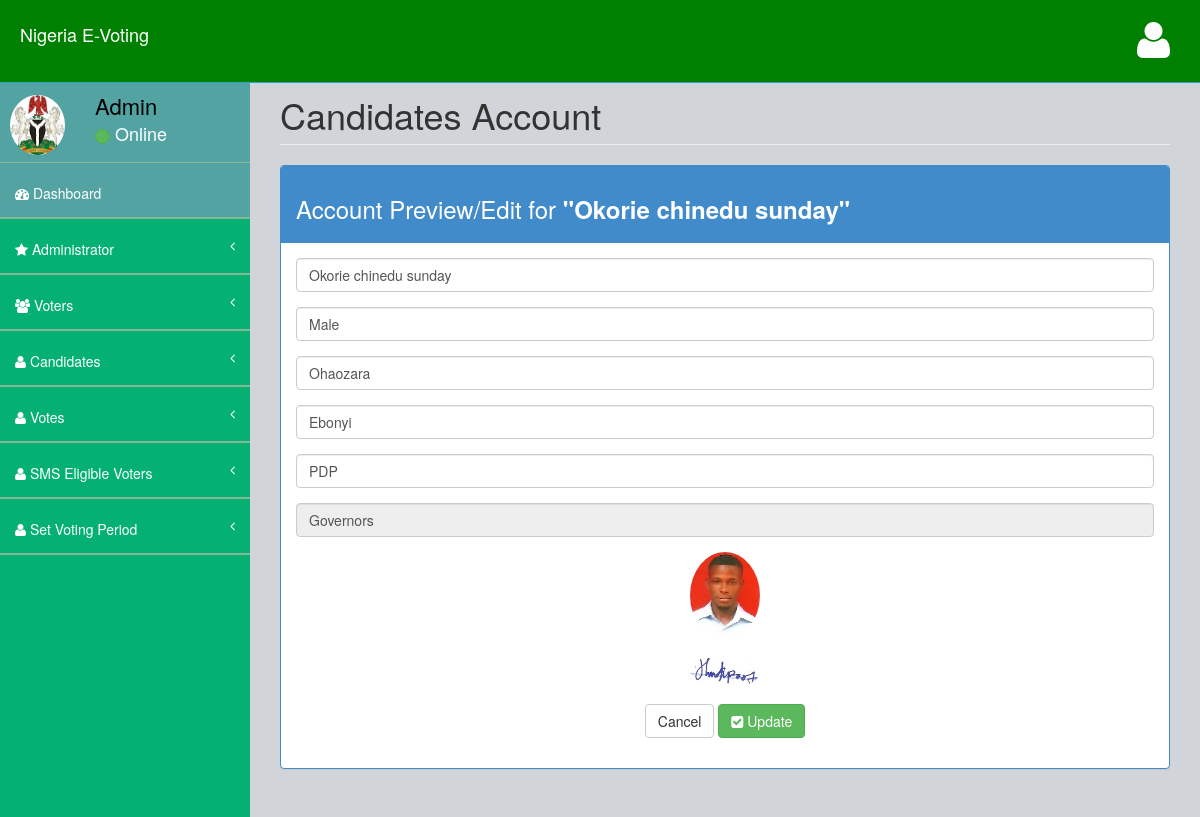
Screenshot of /admin/candidate_preview.php?id=8 with the database file from the repository.
### tables this page shows
CREATE TABLE `candidate` (
  `id` int(254) NOT NULL,
  `fullname` varchar(200) NOT NULL,
  `gender` varchar(100) NOT NULL,
  `lga` varchar(100) NOT NULL,
  `state_of_origin` varchar(50) NOT NULL,
  `party` varchar(50) NOT NULL,
  `post` varchar(50) NOT NULL,
  `passport` varchar(100) NOT NULL,
  `party_logo` varchar(100) NOT NULL,
  `vote` int(11) NOT NULL
);

### admin/candidate_preview.php (the view, shortened to what this page needs)
<?php
include 'inc/header.php';
include 'inc/sidebar.php';
$id = $_GET['id'];
$fetch = mysql_query("SELECT * FROM candidate WHERE id = '$id'");
$row = mysql_fetch_array($fetch);
?>
<div id="page-wrapper">
	<div class="row">
		<div class="col-md-12 col-sm-12 col-xs-12">
			<h1 class="page-header">Candidates Account</h1>
		</div>
	</div>
	<div class="row">
		<div class="col-md-12">
			<div class="panel panel-primary">
				<div class="panel-heading">
					<h3>Account Preview/Edit for <b>"<?php echo $row['fullname'] ?>"</b></h3>
				</div>
				<div class="panel-body">
					<form method="post" action="#">
						<div class="form-group">
		         	<input type="text" name="fullname" class="form-control" placeholder="Candidate's Fullname" value="<?php echo $row['fullname'] ?>">
		         </div>
		         <div class="form-group">
		         	<input type="text" name="gender" class="form-control" placeholder="State of Origin" value="<?php echo $row['gender'] ?>">
		         </div>
		         <div class="form-group">
		         	<input type="text" name="lga" class="form-control" placeholder="Level" value="<?php echo $row['lga'] ?>">
		         </div>
		         <div class="form-group">
		         	<input type="text" name="state_of_origin" class="form-control" placeholder="Staff Number" value="<?php echo $row['state_of_origin']?>">
		         </div>
		         <div class="form-group">
		         	<input type="text" name="party" class="form-control" placeholder="LGA" value="<?php echo $row['party'] ?>">
		         </div>
		         <div class="form-group">
		         	<input type="text" name="post" class="form-control" placeholder="Post" value="<?php echo $row['post'] ?>" readonly>
		         </div>
		         <div class="form-group">
		         	<center><img src="uploads/<?php echo $row['passport']?>" class="img-responsive img-circle" width="70" height="70"></center>
		         </div>
				 <div class="form-group">
		         	<center><img src="party_logos/<?php echo $row['party_logo']?>" class="img-responsive img-circle" width="70" height="70"></center>
		         </div>
			      <center><div class="form-group">
			            <a href="candidates.php" class="btn btn-default btn-simple">Cancel</a>
			            <button name="update" class="btn btn-success btn-simple"><i class="fa fa-check-square"></i> Update</button>
			      </div></center>
		      </div>
				</div>
			</div>
		</div>
	</div>
<?php
include 'inc/footer.php';
?>

### admin/inc/header.php (shortened to what this page needs)
<!DOCTYPE html>
<html>
<head>
    <link href="assets/plugins/bootstrap/bootstrap.css" rel="stylesheet" />
    <link href="assets/font-awesome/css/font-awesome.css" rel="stylesheet" />
    <link href="assets/plugins/pace/pace-theme-big-counter.css" rel="stylesheet" />
    <link href="assets/css/style.css" rel="stylesheet" />
    <link href="assets/css/main-style.css" rel="stylesheet" />
    <link href="assets/css/main-style.css" rel="stylesheet" />
    <link href="assets/css/main-style1.css" rel="stylesheet" />
    <link href="assets/plugins/morris/morris-0.4.3.min.css" rel="stylesheet" />
   </head>
<body>
    <div id="wrapper">
        <nav class="navbar navbar-default bg-color navbar-fixed-top" role="navigation" id="navbar">
            <div class="navbar-header">
                <a class="navbar-brand" href="index.php">
                    <h4 class="white">Nigeria E-Voting </h4>
                </a>
            </div>
            <ul class="nav navbar-top-links navbar-right">
                <li class="dropdown">
                    <a class="dropdown-toggle" data-toggle="dropdown" href="#">
                        <i class="fa fa-user fa-3x"></i>
                    </a>
                </li>
            </ul>
        </nav>

### admin/inc/sidebar.php (shortened to what this page needs)
<nav class="navbar-default navbar-static-side" role="navigation">
    <div class="sidebar-collapse">
        <ul class="nav" id="side-menu">
            <li>
                <div class="user-section">
                    <div class="user-section-inner">
                        <img src="assets/img/coatofarms.jpg" alt="coat of arms" class="img-circle img-responsive">
                    </div>
                    <div class="user-info">
                        <div>Admin</div>
                        <div class="user-text-online">
                            <span class="user-circle-online btn btn-success btn-circle "></span>&nbsp;Online
                        </div>
                    </div>
                </div>
            </li>
            <li class="selected">
                <a href="#"><i class="fa fa-dashboard"></i> Dashboard</a>
            </li>
            <li>
                <a href="admin.php"><i class="fa fa-star"></i> Administrator<span class="fa arrow"></span></a>
            </li>
            <li>
                <a href="voters.php"><i class="fa fa-users"></i> Voters <span class="fa arrow"></span></a>
            </li>
            <li>
                <a href="candidates.php"><i class="fa fa-user"></i> Candidates <span class="fa arrow"></span></a>
            </li>
            <li>
                <a href="votes.php"><i class="fa fa-user"></i> Votes <span class="fa arrow"></span></a>
            </li>
            <li>
                <a href="sms.php"><i class="fa fa-user"></i> SMS Eligible Voters <span class="fa arrow"></span></a>
            </li>
            <li>
                <a href="vote_period.php"><i class="fa fa-user"></i> Set Voting Period <span class="fa arrow"></span></a>
            </li>
        </ul>
    </div>
</nav>

### admin/inc/footer.php (shortened to what this page needs)
 </div>
</body>

### admin/assets/css/style.css (style rules this page uses)
body { background-color: #f8f8f8; }
#wrapper { width: 100%; margin-top: 55px!important; background-color:#04B173; }
#page-wrapper { padding: 0 15px; min-height: 568px; background-color:rgb(209, 212, 216); }
.navbar-static-side ul li { border-bottom:1px solid #84B899 !important; }
.navbar-top-links li { display: inline-block; }
.navbar-top-links li:last-child { margin-right: 15px; }
.navbar-top-links li a { padding: 20px; min-height: 50px; }
.arrow { float: right; }
.fa.arrow:before { content: "\f104"; }
@media (min-width:768px) { .navbar-static-side { z-index: 1; position: absolute; width: 250px; } }
.btn-circle { width: 30px; height: 30px; padding: 6px 0; border-radius: 15px; text-align: center; font-size: 12px; line-height: 1.428571429; }

### admin/assets/css/main-style.css (style rules this page uses)
.user-section { margin-top:20px; font-size:22px; background-color:rgb(83, 163, 163); }
.user-section-inner { height: 65px; width: 65px; -moz-border-radius: 3px; -webkit-border-radius: 3px; border-radius: 3px; overflow: hidden; display: inline-block; float: left; margin-right: 15px; margin-top: 20px; }
.user-section-inner img { margin-left:10px; width:55px; height:60px; }
.user-info { display: block; color:#000!important; display: inline-block; padding: 15px; margin-bottom: 0px }
.user-text-online { font-size:18px; color:#fff }
.user-circle-online { width: 15px!important; height: 15px!important; }
.navbar-top-links > li > a { color: #FFFFFF; }
.nav > li > a { padding: 20px 15px; }
#side-menu { background-color:#04B173; }
#side-menu a { color:#fff; border-bottom: 1px solid #84B899 !important; height: 55px; }
.selected { background-color:rgb(83, 163, 163); }
#navbar { background-color:rgb(83, 163, 163); }
.navbar-brand { padding-left:20px; }
.navbar-default { border-color: #27A6BE; }
@media (min-width:768px) { #page-wrapper { position: inherit; margin: 0 0 0 250px; padding: 0 30px; min-height: 1000px; } }

### admin/assets/css/main-style1.css (style rules this page uses)
.bg-color { background-color: green !important; }
.white { color: white !important; }

### rows the page displays
candidate: fullname "Okorie chinedu sunday", gender "Male", lga "Ohaozara", state_of_origin "Ebonyi", party "PDP", post "Governors", passport (picture), party_logo (picture)
